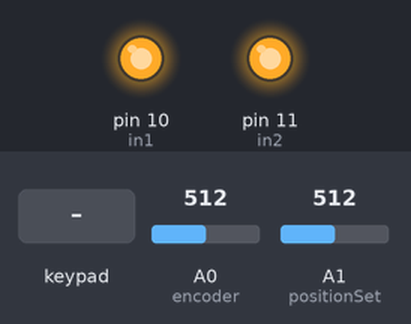
The sketch below on a simulated Arduino Uno, built with avr-gcc and run on an emulated ATmega328P. Parts: output pins drawn as LEDs (lit = HIGH). Inputs (shaded band) come from the test bench; at power-on: A0 (encoder) = 512, A1 (positionSet) = 512. Pins used as bus, display or sensor lines are not drawn; what the sketch prints to the serial monitor is not drawn.

Above: at 1.7 s.
1.8 s: A0 (encoder) set to 543
At 2.7 s:
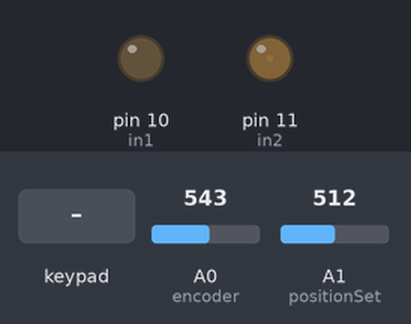
3.4 s: keypad keys 1 3 9 7 # pressed 0.4 s apart
At 6.2 s:
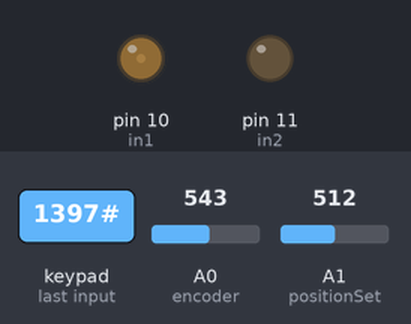
7.4 s: A0 (encoder) set to 667
9.2 s: A0 (encoder) set to 689
At 10.4 s:
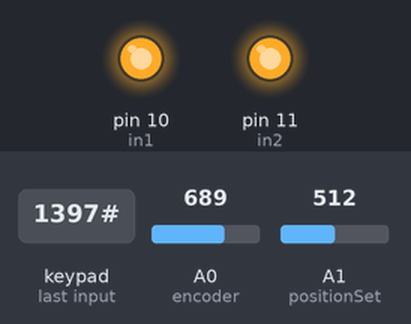
10.9 s: key '#' pressed
At 12.2 s:
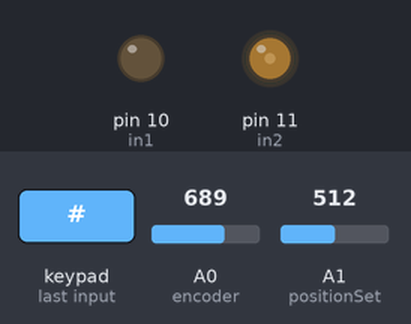
12.6 s: A0 (encoder) set to 198
At 13.8 s:
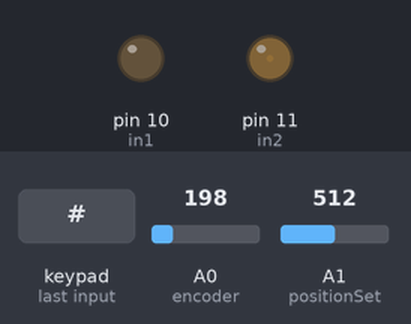
14.3 s: A0 (encoder) set to 179
At 15.1 s:
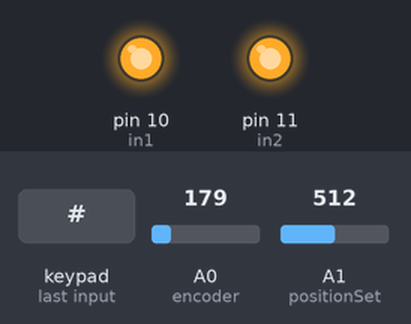
Timing chart, 0 to 17.3 s (numbered marks = the images above; inputs shaded):
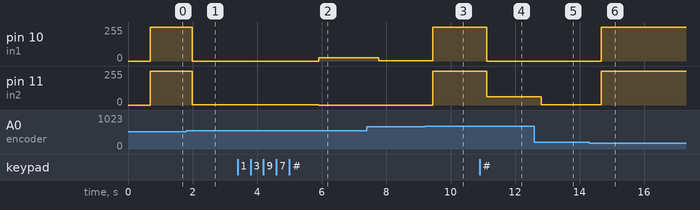

The sketch:

ControlePosicaoServoProteus.ino
```cpp
// ControlePosicaoServo.ino

#include <Keypad.h>
#define encoder A0
#define positionSet A1


const byte ROWS = 4; //four rows
const byte COLS = 3; //three columns
char keys[ROWS][COLS] = {
  {'1','2','3'},
  {'4','5','6'},
  {'7','8','9'},
  {'*','0','#'}
};

byte rowPins[ROWS] = {5, 4, 3, 2}; //connect to the row pinouts of the keypad
byte colPins[COLS] = {8, 7, 6}; //connect to the column pinouts of the keypad
Keypad keypad = Keypad( makeKeymap(keys), rowPins, colPins, ROWS, COLS );
int in1 = 10;
int in2 = 11;
int enable1 = 2;
int enable2 = 4;
int referencia, referenciaFinal;
void setup() {
	pinMode(in1, OUTPUT);
	pinMode(in2, OUTPUT);
	pinMode(enable1, OUTPUT);
	pinMode(enable2, OUTPUT);
	Serial.begin(9600); //set up serial port
  	delay(500);
  	digitalWrite(enable1, HIGH);
    referenciaFinal = map(map(analogRead(encoder),0,1023,-135,135),-135,135,-45,225);
}

void loop() {
  char key = keypad.getKey();
  if(referencia>180){
  	referencia=0000;
  }
  if (key != NO_KEY){
  	if(key == '#'){
  		if(referencia<=180){
   			referenciaFinal = referencia;
   		}
   		referencia = 0;
  	}else{
  		int multiplicador;
  		switch (key) {
  			case '0':
  		      multiplicador = 0;
  		      break;
  		    case '1':
  		      multiplicador = 1;
  		      break;
  		    case '2':
  		  	  multiplicador = 2;
  		      break;
  		    case '3':
		  	  multiplicador = 3;
  		      break;
  		    case '4':
		  	  multiplicador = 4;
  		      break;
  		    case '5':
		  	  multiplicador = 5;
  		      break;
  		    case '6':
		  	  multiplicador = 6;
  		      break;
  		    case '7':
		  	  multiplicador = 7;
  		    break;
  		    case '8':
		  	  multiplicador = 8;
  		    break;
  		    case '9':
		  	  multiplicador = 9;
  		    break;
  		    default:
  		      break;
  		}
  		if(referencia<1){
  			referencia=multiplicador;
  		}else if(referencia<100){
  		   	referencia=referencia*10+multiplicador;
  		}
  	}
  }
	int encoderValue = analogRead(encoder);
	int positionValue = analogRead(positionSet);
	Serial.write(254);  // start LCD control mode before sending control instruction to it
	Serial.write(1);  delay(10);  // Clear LCD, delay is a must.
	Serial.println("Atual:");
	Serial.println(map(map(encoderValue,0,1023,-135,135),-135,135,-45,225));
	//Pula linha
	Serial.write(254);  // start LCD control mode before sending control instruction to it
	Serial.write(192);  delay(10);  // Clear LCD, delay is a must.
	Serial.println("Ref:");
	Serial.println(referenciaFinal);
	Serial.println(referencia);
	delay(165);  // Clear LCD, delay is a must.
	/*
	//Sentido Negativo Anti-Horário
	if(encoderValue<positionValue+3){
		//int erro = map(positionValue-encoderValue,0,1023,0,255);
		int erro = (positionValue-encoderValue)/4;
		analogWrite(in1, erro);
		analogWrite(in2, 0);
	//Sentido Positivo Horário
	}else if(encoderValue+3>positionValue){
	analogWrite(in1, 0);
	//int erro = map(encoderValue-positionValue,0,1023,0,255);
	int erro = (encoderValue-positionValue)/4;
		analogWrite(in2, erro);
	}else{
		digitalWrite(in1, HIGH);
		digitalWrite(in2, HIGH);
	}*/
	int erro = map(referenciaFinal,0,180,-90,90)-map(encoderValue,0,1023,-135,135);
	erro = map(erro,0,1023,0,255);
	erro=10*erro;
	if(erro>255){
		erro=255;
	}else if(erro<-255){
		erro=-255;
	}
	if(erro<0){
		erro = -erro/4;
		analogWrite(in1, 0);
		analogWrite(in2, erro);
	}else if(erro>0){
		erro = erro/4;
		analogWrite(in1, erro);
		analogWrite(in2, 0);
	}
	else{
		digitalWrite(in1, HIGH);
		digitalWrite(in2, HIGH);
	}
}
```

Measured:
- the behaviour switches between 530 and 531 on A0 (encoder) (found by bisection; images 0 and 1)
- the behaviour switches between 190 and 189 on A0 (encoder) (found by bisection; images 5 and 6)
- after the input at 1.8 s, pin 10 (in1): 255/255 → 0/255 after 0.19 s; pin 11 (in2): 255/255 → 2/255 after 0.19 s
- after the input at 3.4 s, pin 10 (in1): 0/255 → 25/255 after 2.5 s; pin 11 (in2): 2/255 → 0/255 after 2.5 s
- after the input at 7.4 s, pin 10 (in1): 25/255 → 2/255 after 0.37 s
- after the input at 9.2 s, pin 10 (in1): 2/255 → 255/255 after 0.25 s; pin 11 (in2): 0/255 → 255/255 after 0.25 s
- after the input at 10.9 s, pin 10 (in1): 255/255 → 0/255 after 0.23 s; pin 11 (in2): 255/255 → 63/255 after 0.23 s
- after the input at 12.6 s, pin 11 (in2): 63/255 → 2/255 after 0.21 s
- after the input at 14.3 s, pin 10 (in1): 0/255 → 255/255 after 0.37 s; pin 11 (in2): 2/255 → 255/255 after 0.37 s
